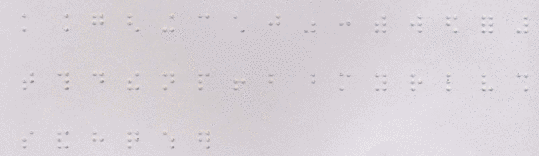
#> input picture image/image.png, 539 x 156 px
$ python traitement.py
#> lines starting #> are read from the running program, lines starting #| are printed output that depends on the picture; after the words box and inside, x2 and y2 are one past the last pixel; in counts of white or black regions, pixels touching at a corner belong together
#Importation de librairies
import sys
import cv2
import scipy
import random
import imageio.v2 as imageio
import numpy as np
import zipfile as zf
import matplotlib.pyplot as plt
from scipy import ndimage
from imageio import imread
from skimage.feature import hog
from scipy.ndimage import shift
from skimage.transform import resize
from sklearn.metrics import accuracy_score
from PIL import Image, ImageDraw, ImageFont
from skimage.util import random_noise, invert
from sklearn.neural_network import MLPClassifier
from sklearn.model_selection import train_test_split
import os

alphabet = {
  repr([1, 0, 0, 0, 0, 0]) : "a",\
  repr([1, 0, 1, 0, 0, 0]) : "b",\
  repr([1, 1, 0, 0, 0, 0]) : "c",\
  repr([1, 1, 0, 1, 0, 0]) : "d",\
  repr([1, 0, 0, 1, 0, 0]) : "e",\
  repr([1, 1, 1, 0, 0, 0]) : "f",\
  repr([1, 1, 1, 1, 0, 0]) : "g",\
  repr([1, 0, 1, 1, 0, 0]) : "h",\
  repr([0, 1, 1, 0, 0, 0]) : "i",\
  repr([0, 1, 1, 1, 0, 0]) : "j",\
  repr([1, 0, 0, 0, 1, 0]) : "k",\
  repr([1, 0, 1, 0, 1, 0]) : "l",\
  repr([1, 1, 0, 0, 1, 0]) : "m",\
  repr([1, 1, 0, 1, 1, 0]) : "n",\
  repr([1, 0, 0, 1, 1, 0]) : "o",\
  repr([1, 1, 1, 0, 1, 0]) : "p",\
  repr([1, 1, 1, 1, 1, 0]) : "q",\
  repr([1, 0, 1, 1, 1, 0]) : "r",\
  repr([0, 1, 1, 0, 1, 0]) : "s",\
  repr([0, 1, 1, 1, 1, 0]) : "t",\
  repr([1, 0, 0, 0, 1, 1]) : "u",\
  repr([1, 0, 1, 0, 1, 1]) : "v",\
  repr([0, 1, 1, 1, 0, 1]) : "w",\
  repr([1, 1, 0, 0, 1, 1]) : "x",\
  repr([1, 1, 0, 1, 1, 1]) : "y",\
  repr([1, 0, 0, 1, 1, 1]) : "z",\
  repr([1, 1, 1, 1, 0, 1]) : "ç",\
  repr([1, 1, 1, 1, 1, 1]) : "é",\
  repr([1, 1, 1, 0, 1, 1]) : "à",\
  repr([0, 1, 1, 1, 1, 1]) : "ù",\
  repr([1, 0, 0, 0, 0, 1]) : "1",\
  repr([1, 1, 0, 0, 0, 1]) : "2",\
  repr([1, 0, 0, 1, 0, 1]) : "3",\
  repr([1, 0, 0, 1, 1, 1]) : "4",\
  repr([1, 0, 0, 0, 1, 1]) : "5",\
  repr([1, 1, 0, 1, 0, 1]) : "6",\
  repr([1, 1, 0, 1, 1, 1]) : "7",\
  repr([1, 1, 0, 0, 1, 1]) : "8",\
  repr([0, 1, 0, 1, 0, 1]) : "9",\
}

#Déclarations de fonctions
#Amélioration de l'image

# # Normalise les pixels de l'image entre 0 et 255
def normalize(img):
	imin = np.min(img)
	imax = np.max(img)

	return (((img - imin)/(imax - imin)) * 255).astype(np.float64)

# Imprime l'image avec une valeur minimale égale à 0 et maximale à 255
def printNormalizedImage(img):
	plt.figure(figsize=(16,8))
	plt.imshow(img, cmap="gray", vmin=0, vmax=255)

# Imprime l'image avec les valeurs par défaut de matplotlib
def printImage(img):
	plt.figure(figsize=(16,8))
	plt.imshow(img, cmap="gray")

# Filtre de différence médiane, met en évidence les pixels d'ombre
def Filter(I, n):
	m = n//2
	J = np.empty(I.shape, dtype=np.float64)
	N, M = I.shape
	I = np.pad(I, ((m, m), (m, m)), 'symmetric')

	for i in range(N):
		for j in range(M):
			sub = I[i+m:(i+m+n), j+m:(j+m+n)]
			med = np.median(np.ravel(sub)) # gets median
			J[i, j] = abs(I[i+m, j+m] - med) # applies the difference
	return J

#Applique le filtre moyen à l'image I
def MeanFilter(I, n):
	m = n//2
	J = np.empty(I.shape, dtype=np.float64) # the answer
	N, M = I.shape
	I = np.pad(I, ((m, m), (m, m)), 'symmetric')
	for	i in range(N):
		for j in range(M):
			# copie la matrice dans le sub
			sub = I[i+m:(i+m+n), j+m:(j+m+n)]
			J[i, j] = np.mean(np.ravel(sub)) # get mean of the linearized list
	return J

# Transformer une image RVB en une image en niveaux de gris
def RGBtoGrayScale(matrix):
  if (matrix.ndim == 2): return matrix

  size = matrix.shape
  for i in range(size[0]):
    for j in range(size[1]):
      matrix[i, j, 0] = matrix[i, j, 0] * 0.2989 + matrix[i, j, 1] * 0.5870 + matrix[i, j, 2] * 0.1140

  matrix = matrix[:, :, 0].squeeze()

  return matrix

# Appliquer le filtre de seuil donné T
def ThresholdFilter(matrix, T=1):
  size = matrix.shape
  for i in range(size[0]):
    for j in range(size[1]):
      matrix[i, j] = 0 if matrix[i, j] < T else 1

  return matrix

#Génération de matrice binaire


# nom de fichier de l'image d'entrée
filename = "./image/image.png"
image = imageio.imread(filename)
#> image is the input picture: shape (156, 539, 3); mean R, G, B 216.4, 210.4, 216
matrix = np.array(image, copy=True, dtype=np.float64)

size = matrix.shape
#> size = (156, 539, 3)

N = size[0]
#> N = 156
M = size[1]
#> M = 539

sys.setrecursionlimit(10 * N * M)

# Tracer l'image d'origine
matrix = RGBtoGrayScale(matrix)
matrix = normalize(matrix)
#> in normalize, `imin = np.min(img)`: imin = 137.9
#> in normalize, `imax = np.max(img)`: imax = 237.9
#> in normalize, `return (((img - imin)/(imax - imin)) * 255).astype(np.float64)`:
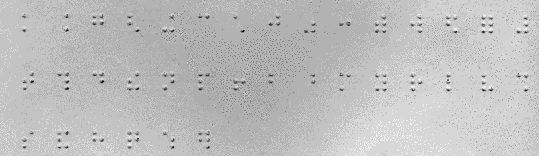
#> returned value: shape (156, 539) float64; min 0, max 255, mean 191
mat = matrix.astype(np.uint8)

#Déclarations de fonction

dots_matrix = Filter(matrix, 21) # Applies filter to normalized matrix
#> in Filter, `I = np.pad(I, ((m, m), (m, m)), 'symmetric')`:
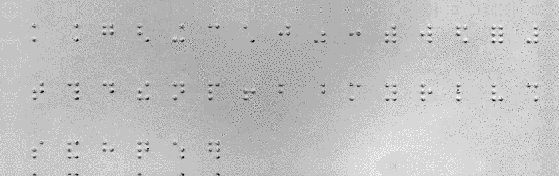
#> I: shape (176, 559) float64; min 0, max 255, mean 191.8
#> after the loop in Filter, `for i in range(N):`:
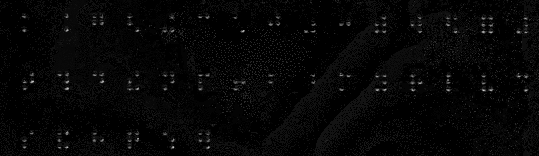
#> J: shape (156, 539) float64; min 0, max 209.7, mean 6.2
dots_matrix = normalize(dots_matrix)

# Image lisse à l'aide d'un filtre moyen, pour réduire le bruit
dots_matrix = MeanFilter(dots_matrix, 3)
#> in MeanFilter, `I = np.pad(I, ((m, m), (m, m)), 'symmetric')`:
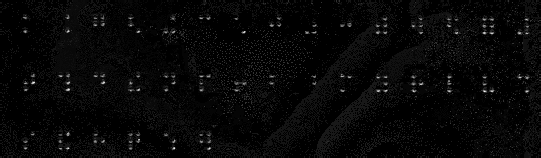
#> I: shape (158, 541) float64; min 0, max 255, mean 7.5
#> after the loop in MeanFilter, `for	i in range(N):`:
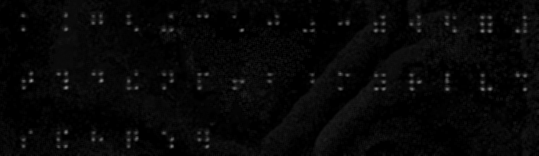
#> J: shape (156, 539) float64; min 0, max 144.3, mean 7.6

# Pas de seuil, 30 est une valeur arbitraire dérivée du test avec des images, mais indépendante de l'échelle de gris de l'image d'entrée
dots_matrix = ThresholdFilter(dots_matrix, 30)
#> after the loop in ThresholdFilter, `for i in range(size[0]):`:
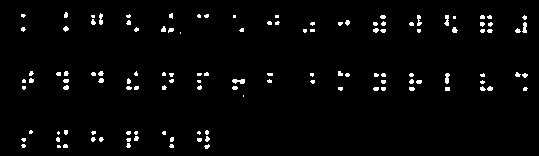
#> matrix: shape (156, 539) float64; values 0 (black) and 1 (white), 2.6% white; 121 white regions (87 under 20 px), largest, box (x1, y1, x2, y2) and area: (232, 79, 245, 84) 48, (445, 73, 450, 84) 40, (522, 22, 527, 33) 39


# Éroder les régions pour calculer des cercles
dots_matrix = ndimage.binary_erosion(dots_matrix)
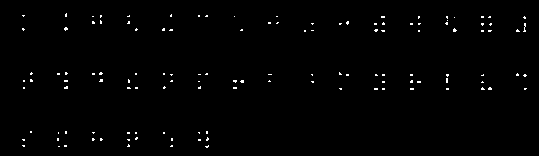
#> dots_matrix: shape (156, 539) bool; 0.88% white in thin lines or dots, all inside (x1, y1, x2, y2) = (22, 13, 527, 148)

# Tracer une image segmentée
mat = dots_matrix.astype(np.uint8)

#Correction des zones blanches indésirables

dots_matrix = Filter(matrix, 21)

# Applique le filtre à la matrice normalisée
dots_matrix = normalize(dots_matrix)

# Image lisse à l'aide d'un filtre moyen, pour réduire le bruit
dots_matrix = MeanFilter(dots_matrix, 3)

# Pas de seuil, 30 est une valeur arbitraire dérivée du test avec des images, mais indépendante de l'échelle de gris de l'image d'entrée
dots_matrix = ThresholdFilter(dots_matrix, 30)


# Éroder les régions pour calculer des cercles
dots_matrix = ndimage.binary_erosion(dots_matrix)

# Tracer une image segmentée
mat = dots_matrix.astype(np.uint8)

# Déterminer le diamètre d'un cercle braille

# Trouve les points de l'image qui sont dans un composant connexe
def pointsInComponent(matrix, i, j, pts):
	vis[i, j] = 1
	pts.append((i, j))
	if i + 1 < N and vis[i+1, j] == 0 and matrix[i+1, j] == 1: pointsInComponent(matrix, i+1, j, pts)
	if i - 1 >=0 and vis[i-1, j] == 0 and matrix[i-1, j] == 1: pointsInComponent(matrix, i-1, j, pts)
	if j + 1 < M and vis[i, j+1] == 0 and matrix[i, j+1] == 1: pointsInComponent(matrix, i, j+1, pts)
	if j - 1 >=0 and vis[i, j-1] == 0 and matrix[i, j-1] == 1: pointsInComponent(matrix, i, j-1, pts)

# Algorithme de remplissage d'inondation pour peindre les régions blanches indésirables
def paintBlack(matrix, i, j):
	matrix[i, j] = 0
	if i + 1 < N and matrix[i+1, j] == 1: paintBlack(matrix, i+1, j)
	if i - 1 >=0 and matrix[i-1, j] == 1: paintBlack(matrix, i-1, j)
	if j + 1 < M and matrix[i, j+1] == 1: paintBlack(matrix, i, j+1)
	if j - 1 >=0 and matrix[i, j-1] == 1: paintBlack(matrix, i, j-1)

# Fonction de corrélation d'histogramme CV
def compare(a, b):
	return cv2.compareHist(np.array(a).astype('float32'), np.array(b).astype('float32'), cv2.HISTCMP_CORREL)

# Fonction de comparaison de distance euclidienne
def euclideanDistance(a, b):
	return (np.sum((np.array(a) - np.array(b))**2)/256)**(1/2)

# Segment image into blocks and determine which letter it represents

vis = np.zeros((N, M))

# Récupérer les composants (régions blanches) et ses pixels
comp = []
for i in range(N):
	for j in range(M):
		if vis[i, j] == 0 and dots_matrix[i, j] == 1:
			comp.append([])
			pointsInComponent(dots_matrix, i, j, comp[-1])
#> after the loop, comp = 126 items

# Calculer les histogrammes de chaque région en utilisant la compréhension de liste
histograms = [
	np.histogram(np.array([matrix[x] for x in pts]), bins=256, range=(0, 255))[0]
	for pts in comp
]
#> histograms = 126 items

sz = np.median([len(x) for x in comp])
#> sz = 6

# description de l'histogramme du cercle braille, il est calculé comme moyenne pondérée des histogrammes des régions blanches, dans lesquelles le poids est sa centralité
desc = []

for c in range(256):
	desc.append(0)
	sum = 0 # sommes de poids
	for i in range(len(comp)):
		if abs(len(comp[i]) - sz) > sz: continue
		p, q = comp[i][0]
		w = np.min([(p+1), (N - p+1), (q+1), (M - q + 1)]) # weight of the region, its centrality
		w = w/(len(comp))
		sum += w
		desc[c] += w * histograms[i][c]
	desc[c] /= sum
#> after the loop, desc = 256 values, max 0.828 at index 178, min 0 at index 1, mean 0.0239


errors = []
for i in range(len(histograms)):
	errors.append(compare(desc, histograms[i]))
	if compare(desc, histograms[i]) < 0 or euclideanDistance(desc, histograms[i]) > 1: #if correlation between the two histograms is less than 0.05, paint it black
		paintBlack(dots_matrix, comp[i][0][0], comp[i][0][1])
#> this loop made 126 passes
#> after the loop, errors = 126 values, max 0.771 at index 28, min 0.0744 at index 18, mean 0.482

# Tracer une image segmentée
mat = dots_matrix.astype(np.uint8)

# calcul du diamètre moyen
diam = 0.0
for i in range(len(comp)):
  if abs(len(comp[i]) - sz) > sz: continue
  lo = N
  for pt in comp[i]: lo = min(lo, pt[0])
  hi = 0
  for pt in comp[i]: hi = max(hi, pt[0])

  v = hi - lo + 1
  lo = M
  for pt in comp[i]: lo = min(lo, pt[1])
  hi = 0
  for pt in comp[i]: hi = max(hi, pt[1])

  v = max(v, hi - lo + 1)
  diam += v
#> this loop made 126 passes
#> (v, diam) on passes 1 to 12: (4, 4), (3, 7), (3, 10), (3, 13), (3, 16), (2, 18), (3, 21), (2, 23), (1, 24), (2, 26), (4, 30), (3, 33)
#> after the loop, diam = 389

diam /= len(comp)
#> diam = 3.09
diam = round(diam)
#> diam = 3

# Fonction pour appliquer du bruit et générer des images d'entrainement

def gen_data(base_image, quantity, label, data, target, shift_value=4):
	for i in range(quantity):
		data.append(shift(base_image, [random.randint(-shift_value,shift_value), random.randint(-shift_value,shift_value)]))
		target.append(label)

# Lire les images du train
images = []
for i in range(1, 27):
#> (the run stopped early here; a loop or call above may not have finished)
